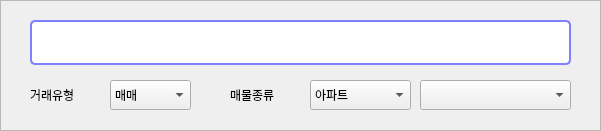
   <widget class="QFrame" name="address_frame">
    <property name="geometry">
     <rect>
      <x>20</x>
      <y>20</y>
      <width>601</width>
      <height>131</height>
     </rect>
    </property>
    <property name="styleSheet">
     <string notr="true">#address_frame{
	background: white;
	border-radius: 15px;
}</string>
    </property>
    <property name="frameShape">
     <enum>QFrame::StyledPanel</enum>
    </property>
    <property name="frameShadow">
     <enum>QFrame::Raised</enum>
    </property>
    <widget class="QLineEdit" name="edt_address">
     <property name="geometry">
      <rect>
       <x>30</x>
       <y>20</y>
       <width>541</width>
       <height>45</height>
      </rect>
     </property>
     <property name="styleSheet">
      <string notr="true">QLineEdit {
    color: rgb(125,125,125);
    font: 16px &quot;웰컴체 Regular&quot;;
    border: 2px solid rgb(128,128,255);
    border-radius: 5px;
    padding-top: 3px;
    padding-left: 10px;
    padding-right: 40px;
}

QLineEdit:focus {
    color: rgb(65,65,65);
}</string>
     </property>
    </widget>
    <widget class="QLabel" name="name_1">
     <property name="geometry">
      <rect>
       <x>30</x>
       <y>80</y>
       <width>61</width>
       <height>30</height>
      </rect>
     </property>
     <property name="text">
      <string>거래유형</string>
     </property>
    </widget>
    <widget class="QComboBox" name="cbx_type">
     <property name="geometry">
      <rect>
       <x>110</x>
       <y>80</y>
       <width>81</width>
       <height>30</height>
      </rect>
     </property>
     <item>
      <property name="text">
       <string>매매</string>
      </property>
     </item>
     <item>
      <property name="text">
       <string>전세</string>
      </property>
     </item>
     <item>
      <property name="text">
       <string>월세</string>
      </property>
     </item>
    </widget>
    <widget class="QLabel" name="name_3">
     <property name="geometry">
      <rect>
       <x>230</x>
       <y>80</y>
       <width>61</width>
       <height>30</height>
      </rect>
     </property>
     <property name="text">
      <string>매물종류</string>
     </property>
    </widget>
    <widget class="QComboBox" name="cbx_kind_1">
     <property name="geometry">
      <rect>
       <x>310</x>
       <y>80</y>
       <width>101</width>
       <height>30</height>
      </rect>
     </property>
     <item>
      <property name="text">
       <string>아파트</string>
      </property>
     </item>
     <item>
      <property name="text">
       <string>분양권</string>
      </property>
     </item>
     <item>
      <property name="text">
       <string>오피스텔</string>
      </property>
     </item>
     <item>
      <property name="text">
       <string>재개발</string>
      </property>
     </item>
     <item>
      <property name="text">
       <string>주택</string>
      </property>
     </item>
     <item>
      <property name="text">
       <string>원룸</string>
      </property>
     </item>
     <item>
      <property name="text">
       <string>상가점포</string>
      </property>
     </item>
     <item>
      <property name="text">
       <string>사무실</string>
      </property>
     </item>
     <item>
      <property name="text">
       <string>공장/창고</string>
      </property>
     </item>
     <item>
      <property name="text">
       <string>빌딩 건물</string>
      </property>
     </item>
     <item>
      <property name="text">
       <string>토지</string>
      </property>
     </item>
    </widget>
    <widget class="QComboBox" name="cbx_kind_2">
     <property name="geometry">
      <rect>
       <x>420</x>
       <y>80</y>
       <width>151</width>
       <height>30</height>
      </rect>
     </property>
    </widget>
   </widget>
